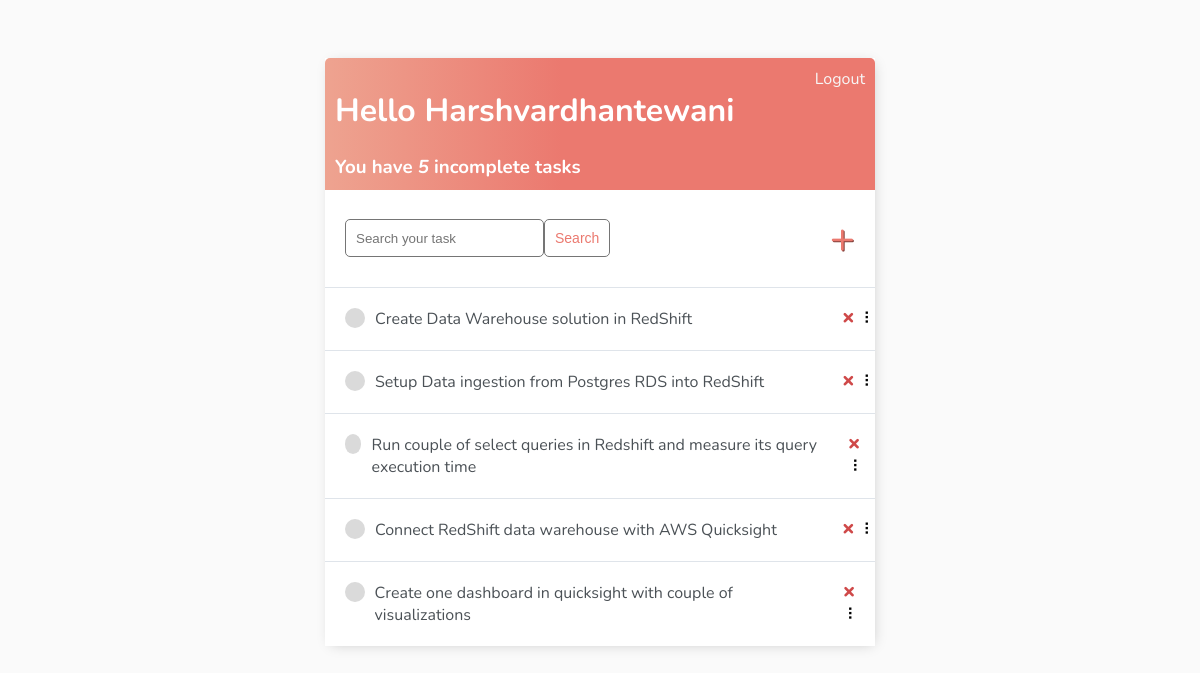
The app's page / (signed in) with its own data.
### base/models.py (models this page shows)
class Task(models.Model):
    user = models.ForeignKey(User, on_delete=models.CASCADE, null=True, blank=True)
    title =models.CharField(max_length=200)
    description =models.TextField(null=True, blank=True)
    complete =models.BooleanField(default=False)
    create =models.DateTimeField(auto_now_add=True)
    def __str__(self):
        return self.title
    class Meta:
        ordering=['complete']

### base/views.py (the view)
# urls.py: path("", TaskList.as_view(), name="tasks"),
class TaskList(LoginRequiredMixin, ListView):
    model =  Task
    context_object_name="tasks"
    def get_context_data(self, **kwargs):
        context= super().get_context_data(**kwargs)
        context['tasks']=context['tasks'].filter(user=self.request.user)
        context['count']=context['tasks'].filter(complete=False).count()
        search_input=self.request.GET.get('search-area') or ''
        if search_input:
            context['tasks']=context['tasks'].filter(title__startswith=search_input)
        return context
        context['search_input']=search_input

### base/templates/base/task_list.html
{% extends 'base/main.html' %}
{% block content %}
<div class="header-bar">
    <div>
        <h1>Hello {{request.user|title}}</h1>
        <h3 style="margin:0">You have <i>{{count}}</i> incomplete task{{count|pluralize:"s"}}</h3>
    </div>
    {% if request.user.is_authenticated %}
    <a href="{% url 'logout' %}">Logout</a>
    {% else %}
    <a href="{% url 'login' %}">Login</a>
    {% endif %}
</div>
<div id="search-add-wrapper">
    <form method="GET" style="display: flex;">
        <input type='text' name='search-area' placeholder="Search your task" value="{{search_input}}">
        <input class="button" type="submit" value='Search'>
    </form>
    {% if tasks|length > 0 %}
    <a id="add-link" href="{% url 'task-create' %}">&#x2b;</a>
    {% endif %}
</div>
<div id="tasklist" class="task-items-wrapper">
    {% for task in tasks %}
    <div class="task-wrapper" data-position="{{task.pk}}">
        <div class="task-title">
            {% if task.complete %}
            <div class="task-complete-icon"></div>
            <i><s><a href="{% url 'task-update' task.id %}">{{task}}</a></s></i> {% else %}
            <div class="task-incomplete-icon"></div>
            <a href="{% url 'task-update' task.id %}">{{task}}</a> {% endif %}
        </div>
        <div class="task-controls">
            <a class="delete-link" href="{% url 'task-delete' task.id %}">&#215;</a>
            <span class="handle">&nbsp;&#10247;</span>
        </div>
    </div>
    {% empty %}
    <div style="text-align: center; padding-bottom: 10px; line-height: 1em;">
        <h3>No new tasks are created.</h3>
        <h3>Create a <a style="text-decoration: none; color: #e53935;" href="{% url 'task-create' %}">New task</a> ! </h3>
    </div>
    {% endfor %}
</div>
{% endblock content %}

### base/templates/base/main.html (shortened to what this page needs)
<!DOCTYPE html>
<html>
    <head>
    </head>
    <body>
        <div class="container">
            {% block content %}
            {% endblock content %}
    </body>
</html>

### base/templates/base/main.html (style rules this page uses)
body { background-color: #FAFAFA; font-family: 'Nunito', sans-serif; padding-top: 50px ; }
a, p { color:#4b5156; }
.container { max-width: 550px; margin: auto; background-color: #fff; -webkit-box-shadow: 2px 2px 13px -4px rgba(0,0,0,0.21); box-shadow: 2px 2px 13px -4px rgba(0,0,0,0.21); }
.header-bar { display: flex; justify-content: space-between; color: #fff; padding: 10px; border-radius: 5px 5px 0 0; background: linear-gradient(90deg, #EEA390 0%, #EB796F 43%, #EB796F 100% ); }
.header-bar a { color:rgb(247,247,247); text-decoration: none; }
.task-wrapper { display: flex; align-items: center; justify-content: space-between; background-color: #fff; border-top: 1px solid #dfe4ea; overflow: hidden; }
.task-title { display: flex; padding: 20px; }
.task-title a { text-decoration: none; color: #4b5156; margin-left: 10px; }
.task-incomplete-icon { height: 20px; width: 20px; background-color: rgb(218, 218, 218); border-radius: 50%; }
.delete-link { text-decoration: none; font-weight: 900; color: #cf4949; font-size: 22px; line-height: 0; padding: 20px 0px; }
#add-link { color: #EB796F; text-decoration: none; font-size: 42px; text-shadow: 1px 1px #81413b; }
#search-add-wrapper { display: flex; justify-content: space-between; align-items: center; padding: 20px; }
input[type=text], input[type=password], textarea { border: 1px solid #757575; border-radius: 5px; padding: 10px; width: 90%; }
.button { border: 1px solid #757575; background-color: #FFF; color: #EB796F; padding: 10px; font-size: 14px; border-radius: 5px; cursor: pointer; text-decoration: none; }

### records on screen
Task: title "Create Data Warehouse solution in RedShift"
Task: title "Setup Data ingestion from Postgres RDS into RedShift"
Task: title "Run couple of select queries in Redshift and measure its query execution time"
Task: title "Connect RedShift data warehouse with AWS Quicksight"
Task: title "Create one dashboard in quicksight with couple of visualizations"

### other values on screen
{{ request.user|title }} "Harshvardhantewani"
{{ count }} "5"
